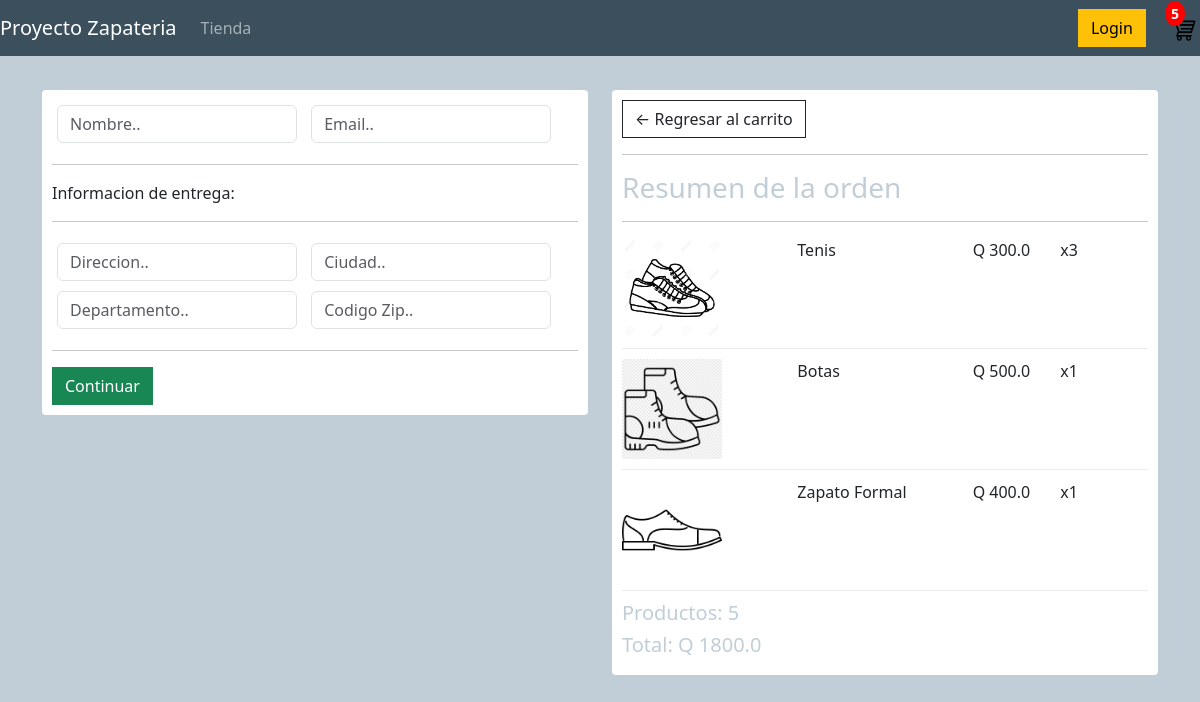
Screenshot of /checkout/ (signed in) with the database file from the repository.
### app/models.py (models this page shows, shortened)
class Order(models.Model):
    customer = models.ForeignKey(Customer, on_delete=models.SET_NULL, null=True, blank=True)
    date_ordered = models.DateTimeField(auto_now_add=True)
    complete = models.BooleanField(default=False, null=True, blank=True)
    transaction_id = models.CharField(max_length=200, null=True)
    @property
    def get_cart_total(self):
        orderitems = self.orderitem_set.all()
        total = sum([item.get_total for item in orderitems])
        return total
    @property
    def get_cart_items(self):
        orderitems = self.orderitem_set.all()
        total = sum([item.quantity for item in orderitems])
        return total
    @property
    def shipping(self):
        shipping = False
        orderitems = self.orderitem_set.all()
        for i in orderitems:
            if i.product.digital == False:
                shipping = True
        return shipping

class OrderItem(models.Model):
    product = models.ForeignKey(Product, on_delete=models.SET_NULL, null=True, blank=True)
    order = models.ForeignKey(Order, on_delete=models.SET_NULL, null=True, blank=True)
    quantity = models.IntegerField(default=0, null=True, blank=True)
    date_added = models.DateTimeField(auto_now_add=True)
    @property
    def get_total(self):
        total = self.product.price * self.quantity
        return total

class Product(models.Model):
    name = models.CharField(max_length=200, null=True)
    price = models.FloatField()
    digital = models.BooleanField(default=False, null=True, blank=True)
    image = models.ImageField(null=True, blank=True)
    @property
    def imageURL(self):
        try:
            url = self.image.url
        except:
            url = ''
        return url

### app/views.py (the view)
# urls.py: path('checkout/', views.checkout, name='Pago'),
def checkout(request):
    if request.user.is_authenticated:
        customer = request.user.customer
        order, created = Order.objects.get_or_create(customer=customer, complete=False)
        items = order.orderitem_set.all()
        cartItems = order.get_cart_items
    else:
        items = []
        order = {'get_cart_items' :0, 'get_cart_total': 0}
        cartItems = order['get_cart_items']
    context = {'items':items, 'order':order, 'cartItems':cartItems}
    return render(request,'generales/checkout.html',context)

### app/templates/generales/checkout.html (shortened to what this page needs)
{% extends 'generales/main.html' %}
{% load static %}
{% block content %}
    <div class="row">
    <div class="col-lg-6">
        <div class="box-element" id="form-wrapper">
            <form id="form">
                <div id="user-info">
                    <div class="form-field">
                        <input required class="form-control" type="text" name="name" placeholder="Nombre..">
                    </div>
                    <div class="form-field">
                        <input required class="form-control" type="email" name="email" placeholder="Email..">
                    </div>
                </div>
                <div id="shipping-info">
                    <hr>
                    <p>Informacion de entrega:</p>
                    <hr>
                    <div class="form-field">
                        <input class="form-control" type="text" name="address" placeholder="Direccion..">
                    </div>
                    <div class="form-field">
                        <input class="form-control" type="text" name="city" placeholder="Ciudad..">
                    </div>
                    <div class="form-field">
                        <input class="form-control" type="text" name="state" placeholder="Departamento..">
                    </div>
                    <div class="form-field">
                        <input class="form-control" type="text" name="zipcode" placeholder="Codigo Zip..">
                    </div>
                </div>
                <hr>
                <input id="form-button" class="btn btn-success btn-block" type="submit" value="Continuar">
            </form>
        </div>
        <br>
    </div>
    <div class="col-lg-6">
        <div class="box-element">
            <a  class="btn btn-outline-dark" href="{% url 'Carrito' %}">&#x2190; Regresar al carrito</a>
            <hr>
            <h3>Resumen de la orden</h3>
            <hr>
            {% for item in items %}
            <div class="cart-row">
                <div style="flex:2"><img class="row-image" src="{{item.product.imageURL}}"></div>
                <div style="flex:2"><p>{{item.product.name}}</p></div>
                <div style="flex:1"><p>Q {{item.product.price}}</p></div>
                <div style="flex:1"><p>x{{item.quantity}}</p></div>
            </div>
            {% endfor %}
            <h5>Productos: {{order.get_cart_items}}</h5>
            <h5>Total:   Q {{order.get_cart_total}}</h5>
        </div>
    </div>
    </div>
{% endblock content %}

### app/templates/generales/main.html (shortened to what this page needs)
<!DOCTYPE html>
{% load static %}
<html>
<head>
    <link href="https://cdn.jsdelivr.net/npm/bootstrap@5.3.3/dist/css/bootstrap.min.css" rel="stylesheet">
    <link rel="stylesheet" type="text/css" href="{% static 'css/main.css' %}">
</head>
<body>
  <nav class="navbar navbar-expand-lg navbar-dark bg-dark">
    <a class="navbar-brand" href="{% url 'Tienda' %}">Proyecto Zapateria</a>
    <div class="collapse navbar-collapse" id="navbarSupportedContent">
      <ul class="navbar-nav mr-auto">
        <li class="nav-item active">
          <a class="nav-link" href="{% url 'Tienda' %}">Tienda</a>
        </li>
      </ul>
    </div>
    <div class="form-inline my-2 my-lg-0">
        <a href="#" class="btn btn-warning">Login</a>
        <div class="cart-container ml-2">
            <div id="cart-total" class="text-center cart-number">{{order.get_cart_items}}</div>
            <a href="{% url 'Carrito' %}">
                <img id="cart-icon" src="{% static 'images/carrito.png' %}" alt="Carrito de compras">
            </a>
        </div>
   </div>
  </nav>
<br/>
    <div class="container">
        {% block content %}
        {% endblock content %}
    </div>
</body>
</html>

### statics/css/main.css (style rules this page uses)
body { background-color: hsl(205, 22%, 80%); }
h1, h2, h3, h4, h5, h6 { color: hsl(205, 22%, 80%); }
.box-element { box-shadow: hsl(205, 22%, 80%) 0 0 16px; background-color: #fff; border-radius: 4px; padding: 10px; }
.cart-container { display: inline-block; position: relative; }
.cart-number { position: absolute; top: -10px; left: 50%; transform: translateX(-50%); background: white; padding: 2px 3px; border-radius: 3px; font-weight: bold; }
.bg-dark { background-color: hsl(205, 22%, 30%) !important; }
#cart-icon { width: 35px; display: inline-block; margin-left: 15px; }
#cart-total { display: block; text-align: center; color: #fff; background-color: hsl(0, 100%, 50%); width: 20px; height: 25px; border-radius: 50%; font-size: 14px; }
.col-lg-4, .col-lg-6, .col-lg-8, .col-lg-12 { margin-top: 10px; }
.btn { border-radius: 0; }
.row-image { width: 100px; }
.form-field { width: 250px; display: inline-block; padding: 5px; }
.cart-row { display: flex; align-items: flex-stretch; padding-bottom: 10px; margin-bottom: 10px; border-bottom: 1px solid #ececec; }

### rows the page displays
Order: get_cart_items "5", get_cart_total "1800.0"
OrderItem: product.imageURL (picture), product.name "Tenis", product.price "300.0", quantity "3"
OrderItem: product.imageURL (picture), product.name "Botas", product.price "500.0", quantity "1"
OrderItem: product.imageURL (picture), product.name "Zapato Formal", product.price "400.0", quantity "1"
